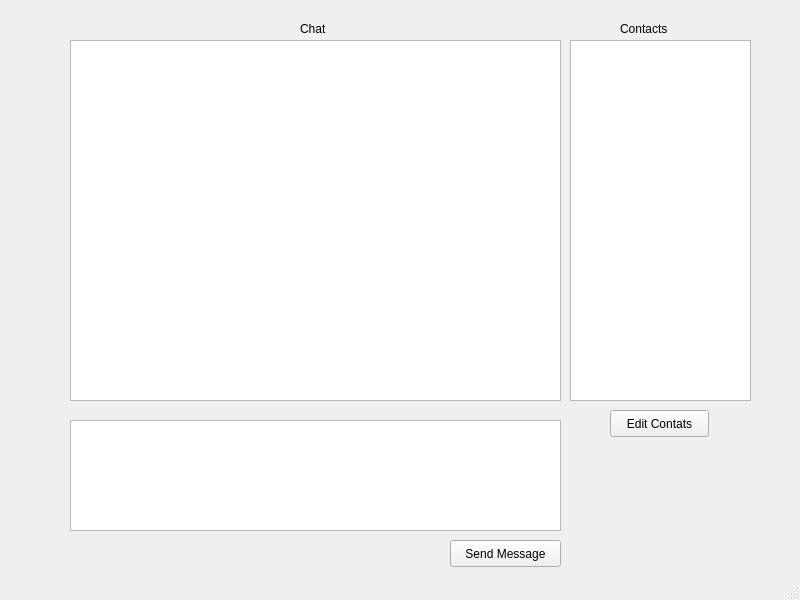
<?xml version="1.0" encoding="UTF-8"?>
<ui version="4.0">
 <class>MainWindow</class>
 <widget class="QMainWindow" name="MainWindow">
  <property name="geometry">
   <rect>
    <x>0</x>
    <y>0</y>
    <width>800</width>
    <height>600</height>
   </rect>
  </property>
  <property name="windowTitle">
   <string>MainWindow</string>
  </property>
  <widget class="QWidget" name="centralwidget">
   <widget class="QTextEdit" name="textEdit">
    <property name="geometry">
     <rect>
      <x>70</x>
      <y>420</y>
      <width>491</width>
      <height>111</height>
     </rect>
    </property>
   </widget>
   <widget class="QPushButton" name="pushButton">
    <property name="geometry">
     <rect>
      <x>450</x>
      <y>540</y>
      <width>111</width>
      <height>27</height>
     </rect>
    </property>
    <property name="text">
     <string>Send Message</string>
    </property>
   </widget>
   <widget class="QLabel" name="label">
    <property name="geometry">
     <rect>
      <x>300</x>
      <y>20</y>
      <width>67</width>
      <height>17</height>
     </rect>
    </property>
    <property name="text">
     <string>Chat</string>
    </property>
   </widget>
   <widget class="QLabel" name="label_2">
    <property name="geometry">
     <rect>
      <x>620</x>
      <y>20</y>
      <width>67</width>
      <height>17</height>
     </rect>
    </property>
    <property name="text">
     <string>Contacts</string>
    </property>
   </widget>
   <widget class="QTableView" name="tableView">
    <property name="geometry">
     <rect>
      <x>70</x>
      <y>40</y>
      <width>491</width>
      <height>361</height>
     </rect>
    </property>
   </widget>
   <widget class="QListView" name="listView">
    <property name="geometry">
     <rect>
      <x>570</x>
      <y>40</y>
      <width>181</width>
      <height>361</height>
     </rect>
    </property>
   </widget>
   <widget class="QPushButton" name="pushButton_2">
    <property name="geometry">
     <rect>
      <x>610</x>
      <y>410</y>
      <width>99</width>
      <height>27</height>
     </rect>
    </property>
    <property name="text">
     <string>Edit Contats</string>
    </property>
   </widget>
  </widget>
  <widget class="QStatusBar" name="statusbar"/>
 </widget>
 <resources/>
 <connections/>
</ui>
